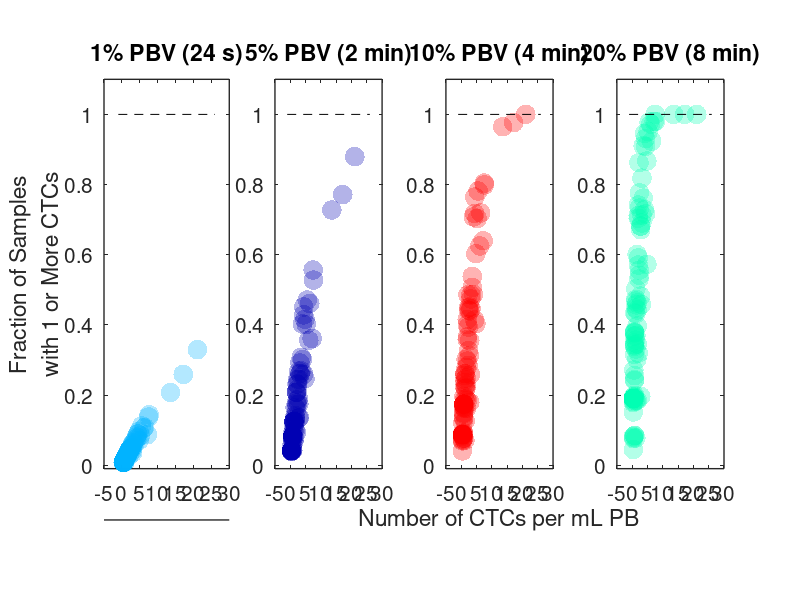

The MATLAB source for this figure:
%% Plots figure 2, the probability of obtaining one or more CTCs in a blood sample
% No inputs needed

%%
% Load data
load('LLC_data', 'avg_CTCs', 'intervals_prob_1CTC')

% Percents of the blood volume to use
percent_bloodVols = [1 5 10 20]; % The subplot organization assumes only 4 values here

colors = [ 0 .7 1 ; 0 0 .7; 1 0 0; 0 1 .7]; % Colors of scatter points for each blood sample volume
opacity = 0.3; % Opacity of scatter points
time_labels = {'24 s', '2 min', '4 min', '8 min'};
pos1 = [0.1300    0.2189    0.1566    0.6489]; % Position of subfigures

%%
figure('DefaultAxesFontSize', 15);
for i = 1:4
    subplot(1,4, i);
    hold on;
    % Plot probability of detecting at least one CTC in a sample
    % *20 => x-axis is in CTCs per mL of blood (assuming DiFC scans 50uL/min)
    scatter(avg_CTCs*20, intervals_prob_1CTC(:,i), 200, 'filled','MarkerFaceColor', colors(i,:),'MarkerFaceAlpha', opacity);
    if i == 1
        ylabel(sprintf('Fraction of Samples\nwith 1 or More CTCs'));
    elseif i == 3
        xlabel('Number of CTCs per mL PB');
    end
    title(sprintf('%d%% PBV (%s)', percent_bloodVols(i), time_labels{i}));
    ylim([-0.01 1.1]);
    box on;
    set(gca,'linewidth',1)
    blah = get(gca, 'Position');
    set(gca, 'Position', blah + [0 0.03 0 0]);
    xl = xlim;
    xl = [-1 xl(2)+1];
    plot(xl, [1 1], 'k--');
    % Place second x-axis with units in CTCs/hr
    if i == 1
        set(gca, 'Position', pos1);
        b = axes('Position', [pos1(1) pos1(2)-0.0855 pos1(3) 1e-12]);
        set(b,'linewidth',1)
        xlim(xl/20);
        xlabel('CTCs/min');
    else
        b = get(gca, 'Position');
        b(2) = pos1(2); b(4) = pos1(4);
        set(gca, 'Position', b);
    end
end